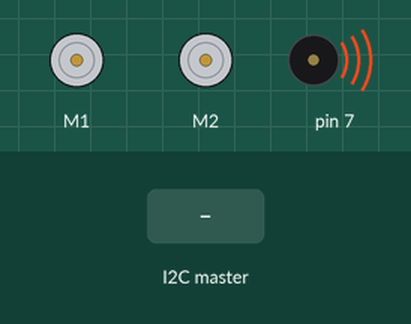
Bench run of a sketch on a simulated Arduino Uno, built with avr-gcc and run on an emulated ATmega328P. On the bench: 2 × DC motor (green arrow = forward, orange = backward, longer = faster), buzzer (waves = sounding). The test bench sets the inputs (shaded band). What the sketch prints to the serial monitor is not drawn.

Above: at 0.1 s.
At 1.2 s:
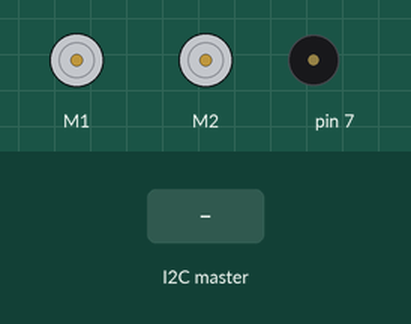
1.3 s: the I2C master sends the byte 5
2.8 s: the I2C master sends the byte 90
4.3 s: the I2C master sends the byte 200
Timing chart, 0 to 7.3 s (numbered marks = the images above; inputs shaded):
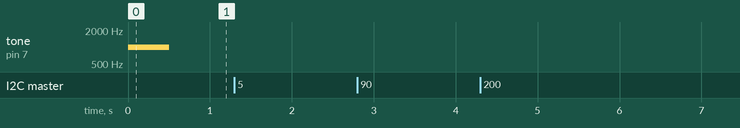

The sketch:

Arduino_code.ino
```cpp
#include <Adafruit_MotorShield.h>
#include <Wire.h>

Adafruit_MotorShield AFMS = Adafruit_MotorShield();
Adafruit_DCMotor *wheelRight = AFMS.getMotor(1);
Adafruit_DCMotor *wheelLeft = AFMS.getMotor(2);

String mspeeds = "";
int ls = 0;
int rs = 0;

void setup() {
  Wire.begin(8);
  Wire.onRequest(requestEvent);
  Wire.onReceive(receiveEvent);
  Serial.begin(115200);
  Serial.println("Started WiFi.");
  Serial.println("BB8 - Acquiring motor controls...");
  AFMS.begin();
  initWheels();
  Serial.println("Done.");
  tone(7, 1000, 500);
}

void requestEvent() {
  Wire.write("Connection live.");
}

void parseData() {
  Serial.println(mspeeds);
  int del = mspeeds.indexOf(',');
  ls = (mspeeds.substring(0, del)).toInt();
  rs = (mspeeds.substring(del+1, mspeeds.length())).toInt();
  Serial.print(ls);
  Serial.print(" ");
  Serial.println(rs);
}

void receiveEvent() {
  mspeeds = "";
  while (0 < Wire.available()) {
    mspeeds += (char)Wire.read();
  }
  parseData();
}

void initWheels() {
  wheelRight->setSpeed(150);
  wheelRight->run(FORWARD);
  wheelRight->run(RELEASE);
  wheelLeft->setSpeed(150);
  wheelLeft->run(FORWARD);
  wheelLeft->run(RELEASE);
}

void loop() {
  wheelLeft->setSpeed(abs(ls));
  wheelRight->setSpeed(abs(rs));
  if (ls <= 0) {
    wheelLeft->run(FORWARD);
  } else if (ls > 0) {
    wheelLeft->run(BACKWARD);
  }
  if (rs <= 0) {
    wheelRight->run(FORWARD);
  } else if (rs > 0) {
    wheelRight->run(BACKWARD);
  }
  delay(10);
}
```

Measured:
- after the input at 1.3 s, every drawn part: stays the same
- after the input at 2.8 s, every drawn part: stays the same
- after the input at 4.3 s, every drawn part: stays the same
